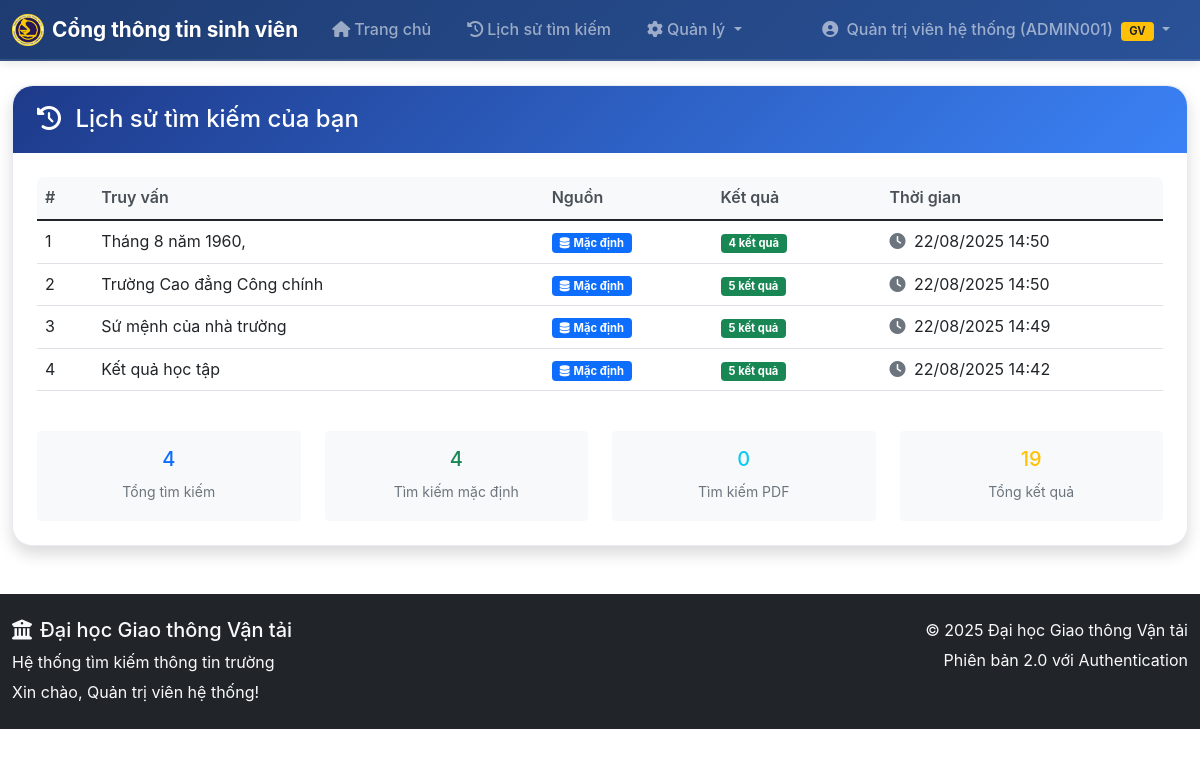
The app's page /search_history (signed in) with its own data.
### models.py (models this page shows, shortened)
class User(UserMixin, db.Model):
    id = db.Column(db.Integer, primary_key=True)
    username = db.Column(db.String(80), unique=True, nullable=False)
    email = db.Column(db.String(120), unique=True, nullable=False)
    password_hash = db.Column(db.String(255), nullable=False)
    full_name = db.Column(db.String(100), nullable=False)
    role = db.Column(db.String(20), nullable=False, default='teacher')
    teacher_id = db.Column(db.String(20), unique=True, nullable=True)  # Mã giáo viên
    department = db.Column(db.String(100), nullable=True)  # Khoa/Bộ môn
    position = db.Column(db.String(50), nullable=True)  # Chức vụ
    is_active = db.Column(db.Boolean, default=True, nullable=False)
    approval_status = db.Column(db.String(20), default='approved', nullable=False)  # 'pending', 'approved', 'rejected'
    created_at = db.Column(db.DateTime, default=datetime.utcnow)
    last_login = db.Column(db.DateTime, nullable=True)
    def is_teacher(self):
        return self.role == 'teacher'
    def is_admin(self):
        return self.username == 'admin' or self.role == 'admin'
    def get_display_name(self):
        if self.role == 'teacher' and self.teacher_id:
            return f"{self.full_name} ({self.teacher_id})"
        return self.full_name

class SearchHistory(db.Model):
    id = db.Column(db.Integer, primary_key=True)
    user_id = db.Column(db.Integer, db.ForeignKey('user.id'), nullable=False)
    query = db.Column(db.Text, nullable=False)
    source = db.Column(db.String(20), nullable=False, default='default')  # 'default' hoặc 'pdf'
    results_count = db.Column(db.Integer, nullable=False, default=0)
    search_time = db.Column(db.DateTime, default=datetime.utcnow)
    user = db.relationship('User', backref=db.backref('search_history', lazy=True))

### app.py (the view)
@app.route('/search_history')
@login_required
def search_history():
    page = request.args.get('page', 1, type=int)
    per_page = 20  # số lượng kết quả mỗi trang
    history = (db.session.query(SearchHistory)
               .filter(SearchHistory.user_id == current_user.id)
               .order_by(SearchHistory.search_time.desc())
               .paginate(page=page, per_page=per_page, error_out=False))
    return render_template('search_history.html', history=history)

### app.py (called while the page is built)
@login_manager.user_loader
def load_user(user_id):
    return db.session.get(User, int(user_id))

### templates/search_history.html (shortened to what this page needs)
{% extends "base.html" %}
{% block content %}
<div class="row">
    <div class="col-12">
        <div class="card shadow">
            <div class="card-header bg-info text-white">
                <h4 class="mb-0">
                    <i class="fas fa-history me-2"></i>
                    Lịch sử tìm kiếm của bạn
                </h4>
            </div>
            <div class="card-body">
                {% if history.items %}
                    <div class="table-responsive">
                        <table class="table table-hover">
                            <thead class="table-light">
                                <tr>
                                    <th width="5%">#</th>
                                    <th width="40%">Truy vấn</th>
                                    <th width="15%">Nguồn</th>
                                    <th width="15%">Kết quả</th>
                                    <th width="25%">Thời gian</th>
                                </tr>
                            </thead>
                            <tbody>
                                {% for item in history.items %}
                                <tr>
                                    <td>{{ loop.index + (history.page - 1) * history.per_page }}</td>
                                    <td>
                                        <div class="query-text">
                                            {{ item.query }}
                                        </div>
                                    </td>
                                    <td>
                                        {% if item.source == 'pdf' %}
                                            <span class="badge bg-success">
                                                <i class="fas fa-file-pdf me-1"></i>PDF
                                            </span>
                                        {% else %}
                                            <span class="badge bg-primary">
                                                <i class="fas fa-database me-1"></i>Mặc định
                                            </span>
                                        {% endif %}
                                    </td>
                                    <td>
                                        <span class="badge bg-{{ 'success' if item.results_count > 0 else 'warning' }}">
                                            {{ item.results_count }} kết quả
                                        </span>
                                    </td>
                                    <td>
                                        <div class="text-nowrap">
                                            <i class="fas fa-clock me-1 text-muted"></i>
                                            {{ item.search_time.strftime('%d/%m/%Y %H:%M') }}
                                        </div>
                                    </td>
                                </tr>
                                {% endfor %}
                            </tbody>
                        </table>
                    </div>
                    <div class="row mt-4">
                        <div class="col-md-3">
                            <div class="text-center p-3 bg-light rounded">
                                <h5 class="text-primary">{{ history.total }}</h5>
                                <small class="text-muted">Tổng tìm kiếm</small>
                            </div>
                        </div>
                        <div class="col-md-3">
                            <div class="text-center p-3 bg-light rounded">
                                <h5 class="text-success">{{ history.items|selectattr('source', 'eq', 'default')|list|length }}</h5>
                                <small class="text-muted">Tìm kiếm mặc định</small>
                            </div>
                        </div>
                        <div class="col-md-3">
                            <div class="text-center p-3 bg-light rounded">
                                <h5 class="text-info">{{ history.items|selectattr('source', 'eq', 'pdf')|list|length }}</h5>
                                <small class="text-muted">Tìm kiếm PDF</small>
                            </div>
                        </div>
                        <div class="col-md-3">
                            <div class="text-center p-3 bg-light rounded">
                                <h5 class="text-warning">{{ (history.items|map(attribute='results_count')|sum) }}</h5>
                                <small class="text-muted">Tổng kết quả</small>
                            </div>
                        </div>
                    </div>
                {% endif %}
            </div>
        </div>
    </div>
</div>
{% endblock %}

### templates/base.html (shortened to what this page needs)
<!DOCTYPE html>
<html lang="vi">
<head>
    <link href="https://cdn.jsdelivr.net/npm/bootstrap@5.1.3/dist/css/bootstrap.min.css" rel="stylesheet">
    <link rel="stylesheet" href="https://cdnjs.cloudflare.com/ajax/libs/font-awesome/6.0.0/css/all.min.css">
    <link rel="stylesheet" href="{{ url_for('static', filename='css/style.css') }}">
</head>
<body>
    <nav class="navbar navbar-expand-lg navbar-dark" style="background: linear-gradient(135deg, #1e3c72 0%, #2a5298 100%);">
        <div class="container">
            <a class="navbar-brand fw-bold d-flex align-items-center" href="{{ url_for('index') }}">
                <img src="{{ url_for('static', filename='img/logo.png') }}" alt="Logo" width="32" height="32" class="me-2">
                Cổng thông tin sinh viên
            </a>
            <div class="collapse navbar-collapse" id="navbarNav">
                <ul class="navbar-nav me-auto">
                    <li class="nav-item">
                        <a class="nav-link px-3" href="{{ url_for('index') }}">
                            <i class="fas fa-home me-1"></i>Trang chủ
                        </a>
                    </li>
                    {% if current_user.is_authenticated %}
                        <li class="nav-item">
                            <a class="nav-link px-3" href="{{ url_for('search_history') }}">
                                <i class="fas fa-history me-1"></i>Lịch sử tìm kiếm
                            </a>
                        </li>
                        {% if current_user.is_admin() %}
                        <li class="nav-item dropdown">
                            <a class="nav-link dropdown-toggle px-3" href="#" id="adminDropdown" role="button" data-bs-toggle="dropdown">
                                <i class="fas fa-cog me-1"></i>Quản lý
                            </a>
                        </li>
                        {% elif current_user.is_authenticated and current_user.is_teacher() %}
                        <li class="nav-item">
                            <a class="nav-link px-3" href="{{ url_for('admin_documents') }}">
                                <i class="fas fa-database me-1"></i>Quản lý dữ liệu
                            </a>
                        </li>
                        {% endif %}
                    {% endif %}
                </ul>
                <ul class="navbar-nav">
                    {% if current_user.is_authenticated %}
                        <li class="nav-item dropdown">
                            <a class="nav-link dropdown-toggle px-3" href="#" id="navbarDropdown" role="button" data-bs-toggle="dropdown">
                                <i class="fas fa-user-circle me-1"></i>
                                {{ current_user.get_display_name() }}
                                {% if current_user.is_authenticated and current_user.is_teacher() %}
                                    <span class="badge bg-warning text-dark ms-1">GV</span>
                                {% endif %}
                            </a>
                        </li>
                    {% endif %}
                </ul>
            </div>
        </div>
    </nav>
    <main class="container mt-4">
        {% block content %}{% endblock %}
    </main>
    <footer class="bg-dark text-light py-4 mt-5">
        <div class="container">
            <div class="row">
                <div class="col-md-6">
                    <h5><i class="fas fa-university me-2"></i>Đại học Giao thông Vận tải</h5>
                    <p class="mb-1">Hệ thống tìm kiếm thông tin trường</p>
                    <p class="mb-0">
                        {% if current_user.is_authenticated %}
                            Xin chào, {{ current_user.full_name }}!
                        {% else %}
                            Tìm kiếm mở cho tất cả mọi người - Không cần đăng nhập
                        {% endif %}
                    </p>
                </div>
                <div class="col-md-6 text-md-end">
                    <p class="mb-1">© 2025 Đại học Giao thông Vận tải</p>
                    <p class="mb-0">Phiên bản 2.0 với Authentication</p>
                </div>
            </div>
        </div>
    </footer>
</body>
</html>

### static/css/style.css (style rules this page uses)
:root { --utc-primary: #1e3a8a; --utc-secondary: #3b82f6; --utc-accent: #fbbf24; --utc-white: #ffffff; --utc-light-gray: #f8fafc; --utc-dark-gray: #334155; --utc-text: #1e293b; }
body { background-color: var(--utc-white); font-family: 'Inter', 'Segoe UI', Tahoma, Geneva, Verdana, sans-serif; color: var(--utc-text); line-height: 1.6; }
.card { border: 1px solid rgba(30, 58, 138, 0.1); border-radius: 20px; background: var(--utc-white); transition: all 0.3s ease; box-shadow: 0 4px 20px rgba(30, 58, 138, 0.08); }
.card-header { border-radius: 20px 20px 0 0 !important; font-weight: 600; background: linear-gradient(135deg, var(--utc-primary), var(--utc-secondary)) !important; color: white !important; border: none !important; padding: 1.2rem 1.5rem; }
.card-body { padding: 1.5rem; }
.container { max-width: 1200px; }

### templates/search_history.html (style rules this page uses)
.query-text { max-width: 300px; white-space: nowrap; overflow: hidden; text-overflow: ellipsis; cursor: pointer; }
.table-responsive { border-radius: 0.375rem; }
.table th { border-top: none; font-weight: 600; color: #495057; }

### templates/base.html (style rules this page uses)
.navbar { box-shadow: 0 2px 10px rgba(0,0,0,0.1); border-bottom: 2px solid rgba(255,255,255,0.1); }
.navbar-nav .nav-link { font-weight: 500; transition: all 0.3s ease; border-radius: 6px; margin: 0 2px; }
.navbar-brand { font-size: 1.3rem; text-shadow: 1px 1px 2px rgba(0,0,0,0.1); }
.badge { font-size: 0.7rem; padding: 4px 8px; }

### records on screen
User: get_display_name "Quản trị viên hệ thống (ADMIN001)", full_name "Quản trị viên hệ thống"
SearchHistory: query "Tháng 8 năm 1960,", source "default" (drawn), results_count "4", search_time "22/08/2025 14:50"
SearchHistory: query "Trường Cao đẳng Công chính", source "default" (drawn), results_count "5", search_time "22/08/2025 14:50"
SearchHistory: query "Sứ mệnh của nhà trường", source "default" (drawn), results_count "5", search_time "22/08/2025 14:49"
SearchHistory: query "Kết quả học tập", source "default" (drawn), results_count "5", search_time "22/08/2025 14:42"

### other values on screen
{{ history.total }} "4"
{{ history.items|selectattr('source', 'eq', 'default')|list|length }} "4"
{{ history.items|selectattr('source', 'eq', 'pdf')|list|length }} "0"
{{ (history.items|map(attribute='results_count')|sum) }} "19"
